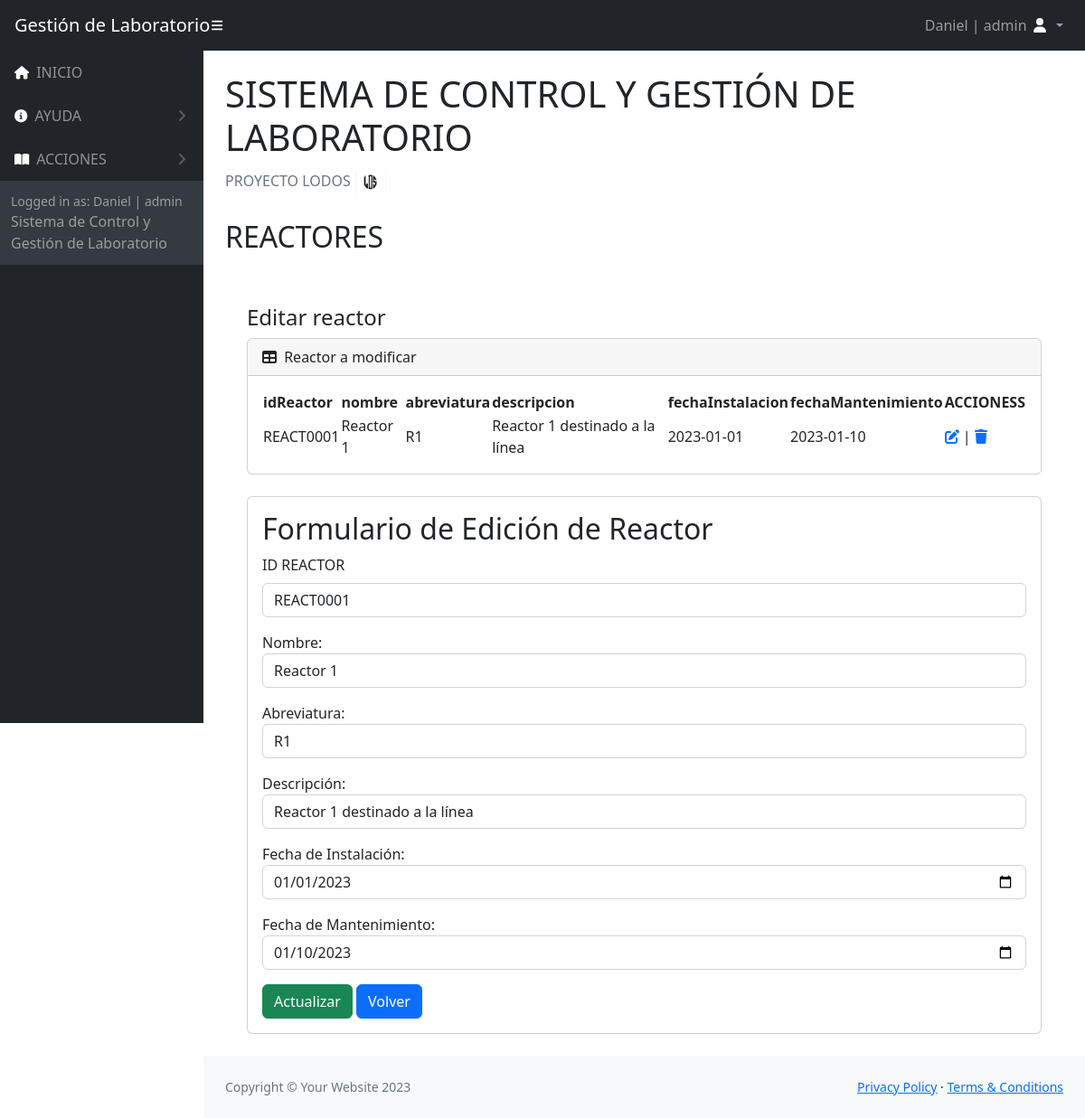
Screenshot of /Vistas/acciones/accionesReactores/editarReactor.php?id=REACT0001 (signed in) with the database file from the repository.
### tables this page shows
CREATE TABLE `reactor` (
  `idReactor` varchar(15) NOT NULL,
  `nombre` varchar(30) DEFAULT NULL,
  `abreviatura` varchar(5) DEFAULT NULL,
  `descripcion` varchar(30) DEFAULT NULL,
  `fechaInstalacion` date DEFAULT NULL,
  `fechaMantenimiento` date DEFAULT NULL
);

### Vistas/acciones/accionesReactores/editarReactor.php (the view, shortened to what this page needs)
<!DOCTYPE html>
<html lang="es">
    <head>
        <link href="https://cdn.jsdelivr.net/npm/simple-datatables@7.1.2/dist/style.min.css" rel="stylesheet" />
        <link rel="stylesheet" href="https://cdnjs.cloudflare.com/ajax/libs/font-awesome/6.4.2/css/all.min.css" />
        <link href="../../../assets/css/styles.css" rel="stylesheet" />
    </head>
    <body class="sb-nav-fixed">
    <nav class="sb-topnav navbar navbar-expand navbar-dark bg-dark">
            <a class="navbar-brand ps-3" href="../../../index.php">Gestión de Laboratorio</a>
            <button class="btn btn-link btn-sm order-1 order-lg-0 me-4 me-lg-0" id="sidebarToggle" href="#!"><i class="fas fa-bars" style="color: #ffffff;"></i></button>
            <ul class="navbar-nav ms-auto me-0 me-md-3 my-2 my-md-0">
                <li class="nav-item dropdown">
                    <a class="nav-link dropdown-toggle" id="navbarDropdown" href="#" role="button" data-bs-toggle="dropdown" aria-expanded="false">
                    <?php  echo $_SESSION["nombreUsuario"]. " | ".  $_SESSION["tipo"];  ?>
                        <i class="fas fa-user fa-fw" style="color: #ffffff;"></i>
                    </a>
                </li>
            </ul>
        </nav>
        <div id="layoutSidenav">
            <div id="layoutSidenav_nav">
                <nav class="sb-sidenav accordion sb-sidenav-dark" id="sidenavAccordion">
                    <div class="sb-sidenav-menu">
                        <div class="nav">
                            <a class="nav-link" href="../../../index.php">
                                <div class="sb-nav-link-icon"><i class="fa-solid fa-house" style="color: #ffffff;"></i></div>
                                INICIO
                            </a>
                            <?php  if( $_SESSION["tipo"] == "admin") {  ?>
                            <a class="nav-link collapsed" href="#" data-bs-toggle="collapse" data-bs-target="#collapseLayouts" aria-expanded="false" aria-controls="collapseLayouts">
                                <div class="sb-nav-link-icon"><i class="fa-solid fa-circle-info" style="color: #ffffff;"></i></div>
                                AYUDA
                                <div class="sb-sidenav-collapse-arrow"><i class="fas fa-angle-down"></i></div>
                            </a>
                            <?php  }  ?>
                                <a class="nav-link collapsed" href="#" data-bs-toggle="collapse" data-bs-target="#collapsePages" aria-expanded="false" aria-controls="collapsePages">
                                <div class="sb-nav-link-icon"><i class="fas fa-book-open" style="color: #ffffff;"></i></div>
                                ACCIONES
                                <div class="sb-sidenav-collapse-arrow"><i class="fas fa-angle-down"></i></div>
                            </a>
                    </div>
                    <div class="sb-sidenav-footer">
                        <div class="small">Logged in as: <?php  echo $_SESSION["nombreUsuario"]. " | ".  $_SESSION["tipo"];  ?></div>
                        Sistema de Control y Gestión de Laboratorio
                    </div>
                </nav>
            </div>
            <div id="layoutSidenav_content">
                <main>
                    <div class="container-fluid px-4">
                        <h1 class="mt-4">SISTEMA DE CONTROL Y GESTIÓN DE LABORATORIO</h1>
                        <ol class="breadcrumb mb-4">
                        <li class="breadcrumb-item active">PROYECTO LODOS <img style="width: 35px !important; height: 35px !important; padding:0px !important;" src="../../../assets/img/logoLODOS.PNG" alt="ss2"></li>
                        </ol>
                        <h2>REACTORES</h2>
                        <br/>
                            <?php
                                require_once('../../../Controlador/Conexion_DB/config.php');
                                $idReactor = $_GET['id'];
                                $stmt = $connectDB->prepare('SELECT * FROM reactor WHERE idReactor = :idReactor');
                                $stmt->bindParam(':idReactor', $idReactor);
                                $stmt->execute();
                                $reactorActual = $stmt->fetch(PDO::FETCH_ASSOC);
                            ?>
                        <div class="container-fluid px-4">
                        <h4 class="mt-4">Editar reactor</h4>
                        <div class="card mb-4">
                            <div class="card-header">
                                <i class="fas fa-table me-1"></i>
                                Reactor a modificar
                                <br>
                            </div>
                            <div class="card-body">
                                <table id="datatablesSimple">
                                    <thead>
                                        <tr>
                                            <th>idReactor</th>
                                            <th>nombre</th>
                                            <th>abreviatura</th>
                                            <th>descripcion</th>
                                            <th>fechaInstalacion</th>
                                            <th>fechaMantenimiento</th>
                                            <th>ACCIONESS</th>
                                        </tr>
                                    </thead>
                                    <tbody>
                                    <tr>
                                        <td><?php echo $reactorActual['idReactor']; ?></td>
                                        <td><?php echo $reactorActual['nombre']; ?></td>
                                        <td><?php echo $reactorActual['abreviatura']; ?></td>
                                        <td><?php echo $reactorActual['descripcion']; ?></td>
                                        <td><?php echo $reactorActual['fechaInstalacion']; ?></td>
                                        <td><?php echo $reactorActual['fechaMantenimiento']; ?></td>
                                        <td>
                                            <?php
                                            echo '<a href="editarReactor.php?id=' . $reactorActual['idReactor'] . '">';
                                            echo '<i class="fa-solid fa-pen-to-square"></i>';
                                            echo '</a>';
                                            echo ' | ';
                                            echo '<a href="deleteReactor.php?id=' . $reactorActual['idReactor'] . '">';
                                            echo '<i class="fa-solid fa-trash"></i>';
                                            echo '</a>';
                                            ?>
                                        </td>
                                    </tr>
                                    </tbody>
                                </table>
                            </div>
                        </div>
                        <div class="card mb-4">
                            <div class="card-body">
                            <h2>Formulario de Edición de Reactor</h2>
                                <form action="" method="get">
                                    <div class="mb-3">
                                        <label for="idReactor" class="form-label">ID REACTOR</label>
                                        <input class="form-control col-4" type="text" name="id" value="<?php echo $reactorActual['idReactor']; ?>" readonly>
                                    </div>
                                    <div class="mb-3">
                                        <label for="nombre">Nombre:</label>
                                        <input class="form-control col-4" type="text" id="nombre" name="nombre" value="<?php echo $reactorActual['nombre']; ?>">
                                    </div>
                                    <div class="mb-3">
                                        <label for="abreviatura">Abreviatura:</label>
                                        <input class="form-control col-4" type="text" id="abreviatura" name="abreviatura" value="<?php echo $reactorActual['abreviatura']; ?>">
                                    </div>
                                    <div class="mb-3">
                                        <label for="descripcion">Descripción:</label>
                                        <input class="form-control col-4" type="text" id="descripcion" name="descripcion" value="<?php echo $reactorActual['descripcion']; ?>">
                                    </div>
                                    <div class="mb-3">
                                        <label for="fechaInstalacion">Fecha de Instalación:</label>
                                        <input class="form-control col-4" type="date" id="fechaInstalacion" name="fechaInstalacion" value="<?php echo $reactorActual['fechaInstalacion']; ?>">
                                    </div>
                                    <div class="mb-3">
                                        <label for="fechaMantenimiento">Fecha de Mantenimiento:</label>
                                        <input class="form-control col-4" type="date" id="fechaMantenimiento" name="fechaMantenimiento" value="<?php echo $reactorActual['fechaMantenimiento']; ?>">
                                    </div>
                                    <input type="submit" class="btn btn-success" name="Enviar" value="Actualizar">
                                    <a href="indexReactor.php"><button class="btn btn-primary" type="button">Volver</button></a>
                                </form>
                            </div>
                        </div>
                    </div>
                    </div>
                </main>
                <footer class="py-4 bg-light mt-auto">
                    <div class="container-fluid px-4">
                        <div class="d-flex align-items-center justify-content-between small">
                            <div class="text-muted">Copyright &copy; Your Website 2023</div>
                            <div>
                                <a href="../../../Vistas/Politicas/politicasPrivacidad.php">Privacy Policy</a>
                                &middot;
                                <a href="../../../Vistas/Politicas/politicasUso.php">Terms &amp; Conditions</a>
                            </div>
                        </div>
                    </div>
                </footer>
            </div>
        </div>
    </body>
</html>

### rows the page displays
reactor: idReactor "REACT0001", nombre "Reactor 1", abreviatura "R1", descripcion "Reactor 1 destinado a la línea", fechaInstalacion "2023-01-01", fechaMantenimiento "2023-01-10", id "REACT0001", fechaInstalacion "01/01/2023", fechaMantenimiento "01/10/2023"

### other values shown
$_SESSION["nombreUsuario"] "Daniel"
$_SESSION["tipo"] "admin"
